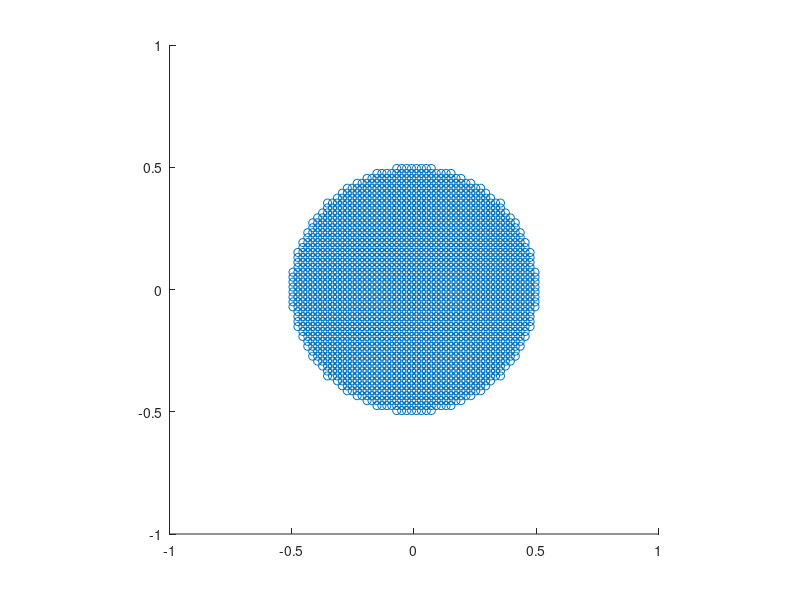

This chart was generated by the following MATLAB code:
N = 100; % Change this value to set the grid size
r = 0.5; % Change this value to set the circle radius

% Set up the grid
x = linspace(-1, 1, N);
[X,Y] = meshgrid(x);

% Find the points inside the circle
inside = (X.^2 + Y.^2) <= r^2;

% Plot the circle and the points inside it
figure;
hold on;
axis equal;
%viscircles([0,0], r, 'LineStyle', '-');
plot(X(inside), Y(inside), 'o');
xlim([-1 1])
ylim([-1 1])